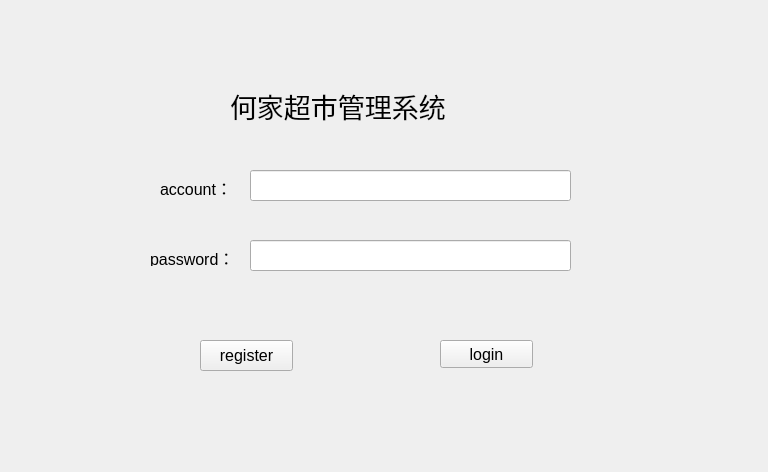
<?xml version="1.0" encoding="UTF-8"?>
<ui version="4.0">
 <class>Widget</class>
 <widget class="QWidget" name="Widget">
  <property name="geometry">
   <rect>
    <x>0</x>
    <y>0</y>
    <width>768</width>
    <height>472</height>
   </rect>
  </property>
  <property name="font">
   <font>
    <pointsize>12</pointsize>
   </font>
  </property>
  <property name="windowTitle">
   <string>Widget</string>
  </property>
  <widget class="QPushButton" name="reg_pushButton">
   <property name="geometry">
    <rect>
     <x>200</x>
     <y>340</y>
     <width>93</width>
     <height>31</height>
    </rect>
   </property>
   <property name="text">
    <string>register</string>
   </property>
  </widget>
  <widget class="QPushButton" name="login_pushButton">
   <property name="geometry">
    <rect>
     <x>440</x>
     <y>340</y>
     <width>93</width>
     <height>28</height>
    </rect>
   </property>
   <property name="text">
    <string>login</string>
   </property>
  </widget>
  <widget class="QLineEdit" name="lineEdit">
   <property name="geometry">
    <rect>
     <x>250</x>
     <y>170</y>
     <width>321</width>
     <height>31</height>
    </rect>
   </property>
  </widget>
  <widget class="QLineEdit" name="lineEdit_2">
   <property name="geometry">
    <rect>
     <x>250</x>
     <y>240</y>
     <width>321</width>
     <height>31</height>
    </rect>
   </property>
  </widget>
  <widget class="QLabel" name="acc_label">
   <property name="geometry">
    <rect>
     <x>160</x>
     <y>180</y>
     <width>81</width>
     <height>16</height>
    </rect>
   </property>
   <property name="text">
    <string>account：</string>
   </property>
  </widget>
  <widget class="QLabel" name="pawd_lable">
   <property name="geometry">
    <rect>
     <x>150</x>
     <y>250</y>
     <width>91</width>
     <height>16</height>
    </rect>
   </property>
   <property name="text">
    <string>password：</string>
   </property>
  </widget>
  <widget class="QLabel" name="label_2">
   <property name="geometry">
    <rect>
     <x>230</x>
     <y>80</y>
     <width>291</width>
     <height>51</height>
    </rect>
   </property>
   <property name="font">
    <font>
     <pointsize>20</pointsize>
    </font>
   </property>
   <property name="text">
    <string>何家超市管理系统</string>
   </property>
  </widget>
 </widget>
 <resources/>
 <connections/>
</ui>
